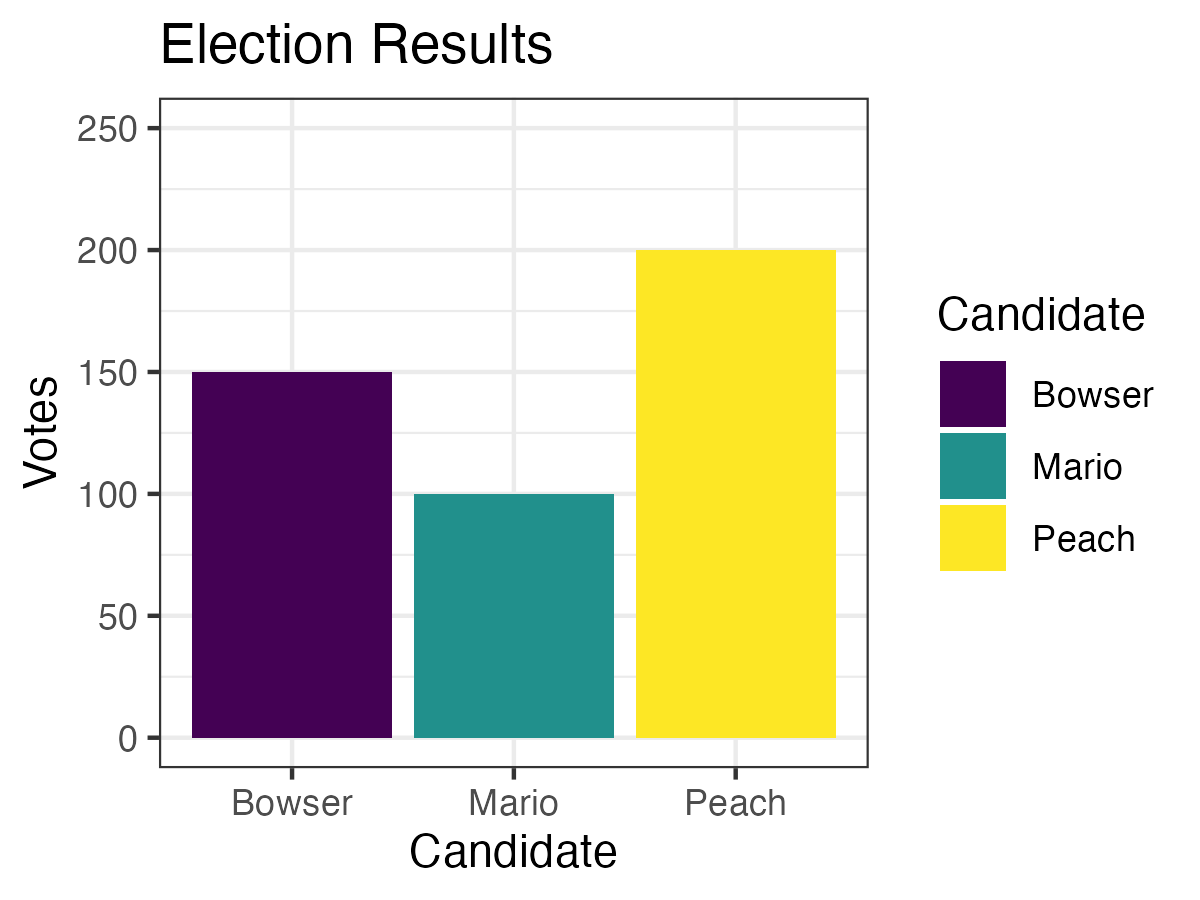

This figure's R source:
votes <- utils::read.csv("votes.csv")

p <- ggplot2::ggplot(votes, aes(x = candidate, y = votes)) +
    ggplot2::geom_col(aes(fill = candidate)) + # nolint
    ggplot2::scale_fill_viridis_d("Candidate") +
    ggplot2::scale_y_continuous(limits = c(0, 250)) +
    ggplot2::labs(x = "Candidate", y = "Votes", title = "Election Results") +
    ggplot2::theme_bw()

ggplot2::ggsave("column_chart.png", plot = p, width = 1200, height = 900, units = "px") # nolint
